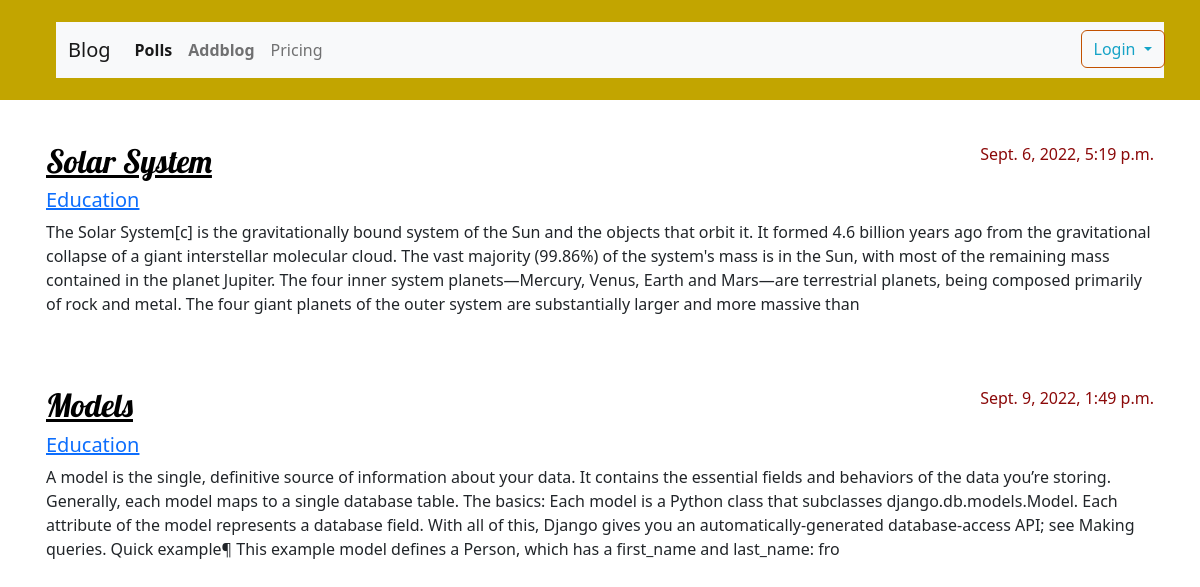
The page /category/solar-system on the database its author committed.
### blog/models.py (models this page shows, shortened)
class Post(models.Model):
    author = models.ForeignKey(settings.AUTH_USER_MODEL, on_delete=models.CASCADE)
    title = models.CharField(max_length=200)
    text = models.TextField(null=True,blank=True)
    thumbnail = models.ImageField(upload_to='thumbnail/')
    feature = models.ImageField(upload_to ='feature/')
    created_date = models.DateTimeField(default=timezone.now)
    published_date = models.DateTimeField(blank=True, null=True)
    category = models.ForeignKey(CategoryTable,on_delete=models.CASCADE)
    tag =models.ManyToManyField(Tags)
    slug = AutoSlugField(populate_from='title' ,unique=True)

class CategoryTable(models.Model):
    name =models.CharField(max_length=250)
    slug = AutoSlugField(populate_from = 'name' ,unique=True)
    def __str__(self):
        return self.name

### blog/views.py (the view)
# urls.py: path('category/<str:slug>', views.category_list, name = 'category_list'),
def category_list(request, slug):
    post = get_object_or_404(Post, slug=slug)
    category = post.category
    posts = Post.objects.filter(category=category)
    context = {
        'category': category,
        'posts': posts
    }
    print(category)
    return render(request, 'blog/category_list.html', context)

### blog/templates/blog/category_list.html
{% extends 'blog/base.html' %}
{% block content %}
{% for post in posts %}
    <article class="post">
            <time class="date">
                {{ post.published_date }}
            </time>
        <h2><a href="{% url 'post_detail' slug=post.slug %}">{{ post.title }}</a></h2>
        <h5><a href="{% url 'category_list' slug=category.slug %}">{{ post.category }} </a></h5>
        <p>{{ post.text|slice:"550" }}</p>
    </article>
{% endfor %}
{% endblock %}

### blog/static/css/blog.css (style rules this page uses)
h1, h2, h3, h4 { font-family: 'Lobster', cursive; }
.date { color: #8b0909; }
.post { margin-bottom: 70px; }
.post h2 a, .post h2 a:visited { color: #000000; }
.post > .date, .post > .actions { float: right; }

### rows shown on the page
Post: published_date "Sept. 6, 2022, 5:19 p.m.", title "Solar System", category "Education", text "The Solar System[c] is the gravitationally bound system of the Sun and the objects that orbit it. It formed 4.6 billion years ago from the gravitational collapse of a giant interstellar molecular cloud. The vast majority (99.86%) of the system's mass is in the Sun, with most of the remaining mass contained in the planet Jupiter. The four inner system planets—Mercury, Venus, Earth and Mars—are terrestrial planets, being composed primarily of rock and metal. The four giant planets of the outer system are substantially larger and more massive than"
Post: published_date "Sept. 9, 2022, 1:49 p.m.", title "Models", category "Education", text "A model is the single, definitive source of information about your data. It contains the essential fields and behaviors of the data you’re storing. Generally, each model maps to a single database table. The basics: Each model is a Python class that subclasses django.db.models.Model. Each attribute of the model represents a database field. With all of this, Django gives you an automatically-generated database-access API; see Making queries. Quick example¶ This example model defines a Person, which has a first_name and last_name: fro"
